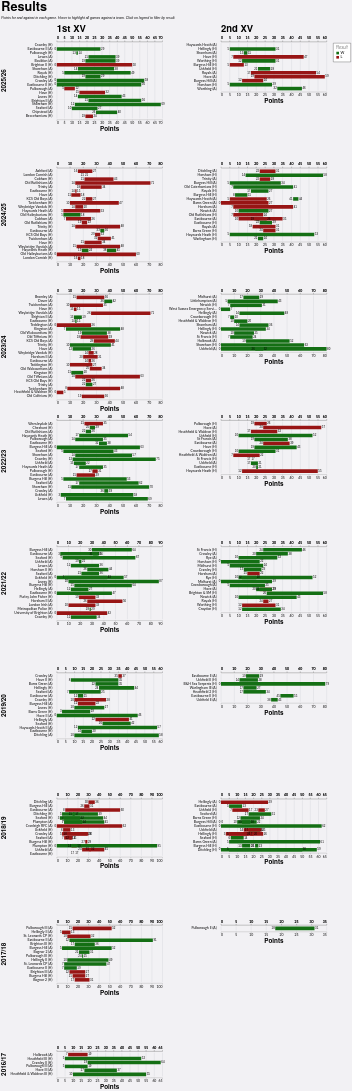

Vega-Lite specification for this chart:
### Vega-Lite specification from a JSON file in a GitHub repository (floating-point values rounded to 4 significant figures; data arrays with more than 128 entries replaced by an {"elided": "..."} marker saying what was removed)
{"config": {"axis": {"labelFont": "Lato, sans-serif", "titleFont": "PT Sans Narrow, Helvetica Neue, Helvetica, Arial, sans-serif", "labelFontSize": 13, "titleFontSize": 24, "gridColor": "#202947", "gridOpacity": 0.2}, "header": {"labelFont": "PT Sans Narrow, Helvetica Neue, Helvetica, Arial, sans-serif", "titleFont": "PT Sans Narrow, Helvetica Neue, Helvetica, Arial, sans-serif", "labelFontSize": 24, "titleFontSize": 28, "labelFontWeight": "bold", "orient": "left"}, "legend": {"labelFont": "Lato, sans-serif", "titleFont": "PT Sans Narrow, Helvetica Neue, Helvetica, Arial, sans-serif", "labelFontSize": 14, "titleFontSize": 16, "titlePadding": 5, "fillColor": "white", "strokeColor": "black", "padding": 10, "titleFontWeight": "lighter", "titleFontStyle": "italic", "titleColor": "gray", "offset": 10}, "title": {"font": "PT Sans Narrow, Helvetica Neue, Helvetica, Arial, sans-serif", "fontSize": 48, "fontWeight": "bold", "anchor": "start", "align": "center", "titlePadding": 20, "subtitlePadding": 10, "subtitleFontSize": 13, "subtitleColor": "", "subtitleFontStyle": "italic", "offset": 15, "color": "black"}, "axisX": {"labelAngle": 0}, "facet": {"title": null, "header": null, "align": {"row": "each", "column": "each"}}, "resolve": {"scale": {"y": "independent", "facet": "independent"}}, "background": "#f2f1f4", "view": {"strokeWidth": 0}}, "data": {"name": "data-be688859ab29eade534f1687673a804c"}, "facet": {"column": {"field": "squad", "header": {"labelAnchor": "start", "labelExpr": "datum.value + ' XV'", "labelFontSize": 36, "title": null}, "title": null, "type": "nominal"}, "row": {"field": "season", "sort": {"field": "season", "order": "descending"}, "title": null, "type": "nominal"}}, "spec": {"layer": [{"mark": {"type": "bar"}, "encoding": {"color": {"field": "result", "legend": {"orient": "right", "title": "Result", "titleOrient": "top"}, "scale": {"domain": ["W", "L"], "range": ["#146f14", "#981515"]}, "type": "nominal"}, "detail": {"field": "game_id", "type": "nominal"}, "opacity": {"condition": {"param": "param_15", "value": 1.0, "empty": true}, "value": 0.2}, "x": {"axis": {"offset": 5, "orient": "bottom"}, "field": "pf", "title": "Points", "type": "quantitative"}, "x2": {"field": "pa"}, "y": {"axis": {"domain": false, "grid": false, "offset": 15, "ticks": false, "title": null}, "field": "game_label", "sort": {"field": "date", "order": "descending"}, "title": null, "type": "nominal"}}, "name": "view_2"}, {"mark": {"type": "text", "align": "right", "dx": -2, "dy": 0}, "encoding": {"color": {"value": "black"}, "detail": {"field": "game_id", "type": "nominal"}, "opacity": {"condition": {"param": "param_15", "value": 1.0, "empty": true}, "value": 0.2}, "text": {"field": "loser", "type": "nominal"}, "x": {"axis": {"offset": 5, "orient": "top"}, "field": "loser", "title": null, "type": "quantitative"}, "y": {"axis": {"domain": false, "grid": false, "offset": 15, "ticks": false, "title": null}, "field": "game_label", "sort": {"field": "date", "order": "descending"}, "title": null, "type": "nominal"}}}, {"mark": {"type": "text", "align": "left", "dx": 2, "dy": 0}, "encoding": {"color": {"value": "black"}, "detail": {"field": "game_id", "type": "nominal"}, "opacity": {"condition": {"param": "param_15", "value": 1.0, "empty": true}, "value": 0.2}, "text": {"field": "winner", "type": "nominal"}, "x": {"axis": {"offset": 5, "orient": "top"}, "field": "winner", "title": null, "type": "quantitative"}, "y": {"axis": {"domain": false, "grid": false, "offset": 15, "ticks": false, "title": null}, "field": "game_label", "sort": {"field": "date", "order": "descending"}, "title": null, "type": "nominal"}}}], "height": {"step": 15}, "transform": [{"filter": {"param": "param_16"}}], "width": 400}, "params": [{"name": "param_15", "select": {"type": "point", "clear": "mouseout", "fields": ["opposition"], "on": "hover"}, "views": ["view_2"]}, {"name": "param_16", "select": {"type": "point", "fields": ["result"]}, "bind": "legend", "views": ["view_2"]}], "resolve": {"scale": {"x": "independent", "y": "independent"}}, "spacing": 10, "title": {"text": "Results", "subtitle": "Points for and against in each game. Hover to highlight all games against a team. Click on legend to filter by result."}, "$schema": "https://vega.github.io/schema/vega-lite/v5.20.1.json", "datasets": {"data-be688859ab29eade534f1687673a804c": {"elided": "273 records"}}}
